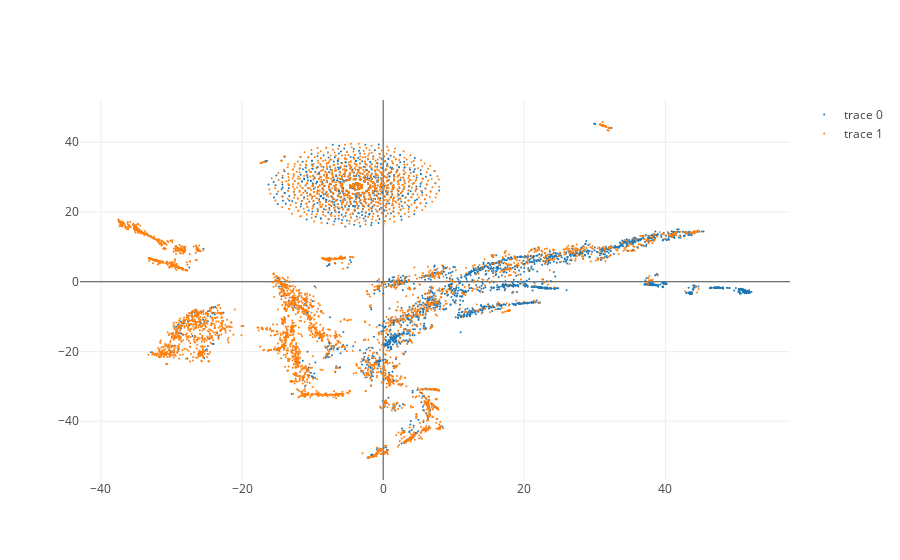

The notebook cell this image was saved under:
### Code cell
fig0 = go.Scatter(
    x=ld_dataset[labels == 0][:,0],
    y=ld_dataset[labels == 0][:,1],
    marker={'size': 2},
    mode="markers"
)

fig1 = go.Scatter(
    x=ld_dataset[labels == 1][:,0],
    y=ld_dataset[labels == 1][:,1],
    marker={'size': 2},
    mode="markers"
)

plotly.iplot([fig0, fig1])

### Figure 1 — Plotly figure (JSON) as saved in the notebook; plotly's stock layout.template omitted (floating-point values rounded to 4 significant figures; data arrays with more than 128 entries replaced by an {"elided": "..."} marker saying what was removed)
{"data": [{"marker": {"size": 2}, "mode": "markers", "type": "scatter", "x": {"elided": "2686 float values"}, "y": {"elided": "2686 float values"}}, {"marker": {"size": 2}, "mode": "markers", "type": "scatter", "x": {"elided": "4486 float values"}, "y": {"elided": "4486 float values"}}], "layout": {}}
